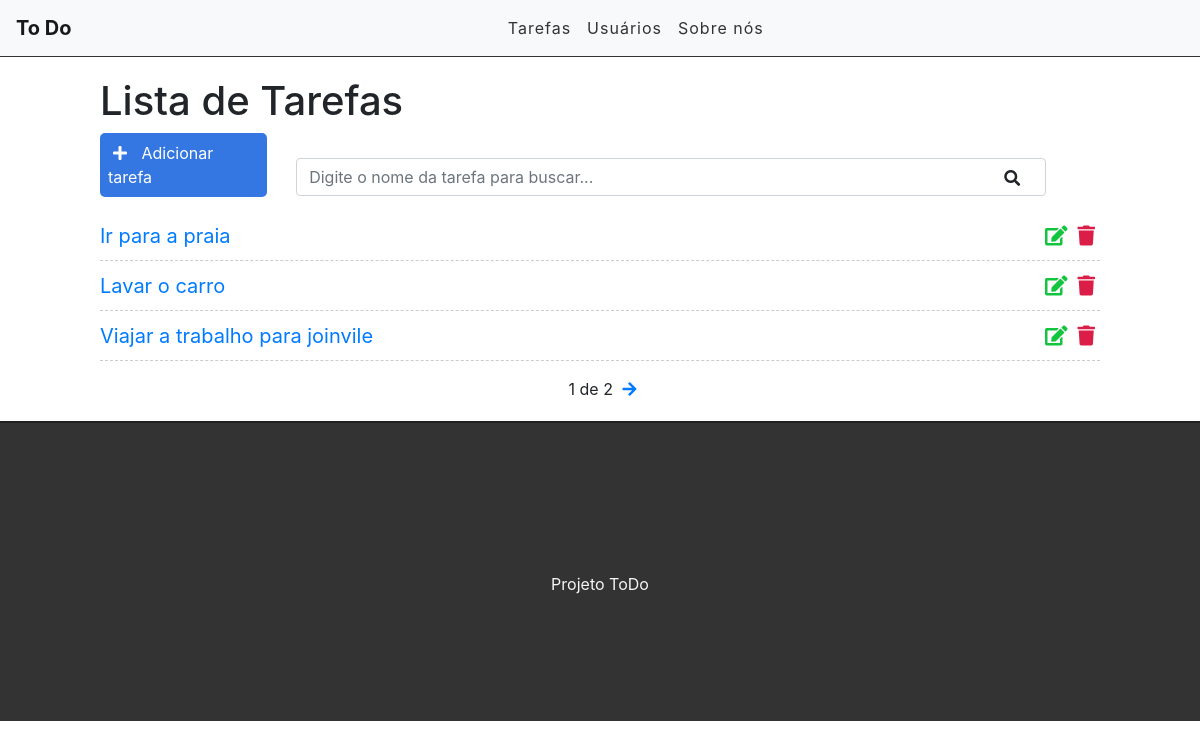
/, run on an earlier commit of the app's database.
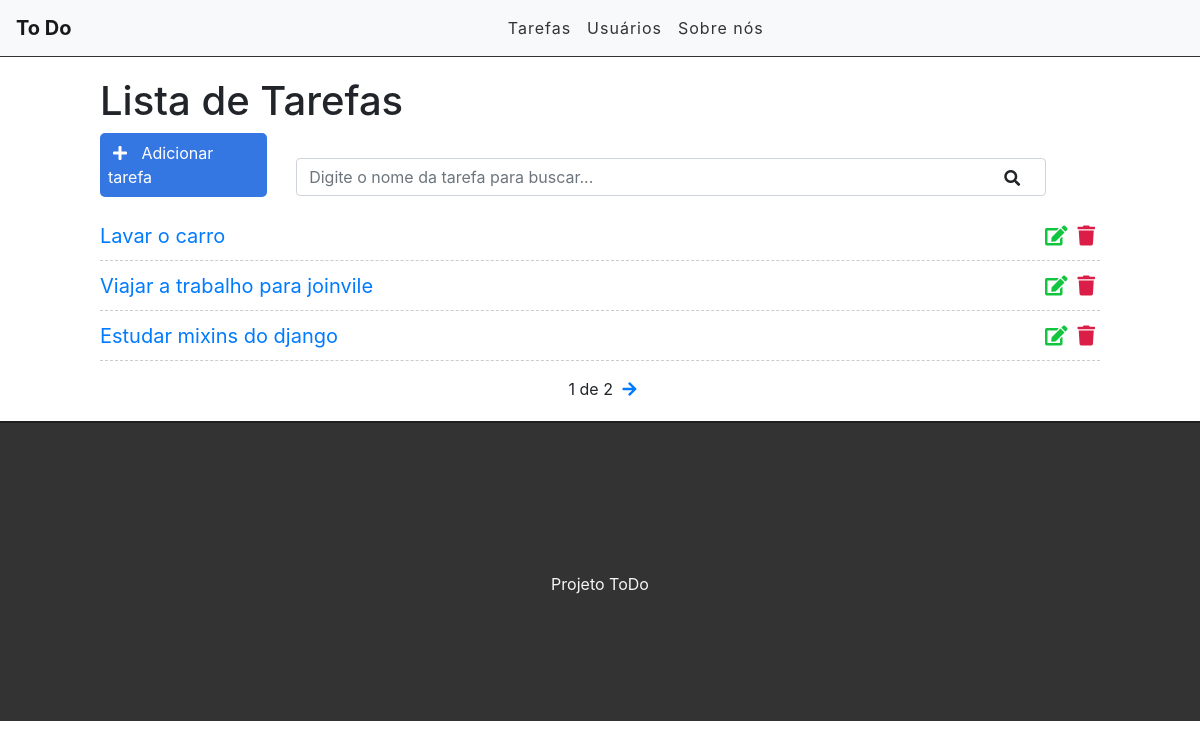
And on a later commit of the database.
### tasks/models.py (models this page shows, shortened)
class Task(models.Model):
    STATUS = (
        ('doing', 'Fazendo'),
        ('done', 'Feita'),
    )
    title = models.CharField(max_length=255)
    description = models.TextField()
    done = models.CharField(
        max_length=5,
        choices=STATUS,
    )
    created_at = models.DateTimeField(auto_now_add=True)
    update_at = models.DateTimeField(auto_now=True)

### tasks/views.py (the view)
# urls.py: path('', views.taskList, name='task-list'),
def taskList(request):
    tasks_list = Task.objects.all().order_by('-created_at')
    paginator = Paginator(tasks_list, 3)
    page = request.GET.get('page')
    tasks = paginator.get_page(page)
    return render(request, 'tasks/list.html', {'tasks': tasks})

### tasks/templates/tasks/list.html (shortened to what this page needs)
{% extends 'base.html' %}
{% block content %}
    <div class="offset-1 col-10 list-div">
        <h1>Lista de Tarefas</h1>
        <a id="add-link" href="newtask/">
            <div class="col-2 add-div">
                <i class="fas fa-plus"></i> Adicionar tarefa
            </div>
        </a>
        <div class="col-9 search-div">
            <input class="form-control" type="text" id="search" name="search" placeholder="Digite o nome da tarefa para buscar...">
            <i class="fas fa-search"></i>
        </div>
        <ul class="task-list">
            {% for task in tasks %}
            <li class="task-item">
                <span><a href="/task/{{task.id}}">{{task.title}}</a></span>
                <a href="delete/{{task.id}}" class="delete-btn"><span><i class="fas fa-trash"></i></span></a>
                <a href="edit/{{task.id}}"><span><i class="fas fa-edit"></i></span></a>
            </li>
            {% endfor %}
        </ul>
        <div class="pagination">
            <span class="step-links">
                <span class="current">
                    {{ tasks.number }} de {{ tasks.paginator.num_pages }}
                </span>
                {% if tasks.has_next %}
                    <a href="?page={{tasks.next_page_number}}"><i class="fas fa-arrow-right"></i></a>
                {% endif %}
            </span>
        </div>
    </div>
{% endblock %}

### tasks/templates/base.html (shortened to what this page needs)
{% load static %}
<!DOCTYPE html>
<html lang="en">
<head>
    <link href="https://stackpath.bootstrapcdn.com/bootstrap/4.3.1/css/bootstrap.min.css" rel="stylesheet">
    <link rel="stylesheet" href="https://use.fontawesome.com/releases/v5.7.2/css/all.css">
    <link rel="stylesheet" href="{% static 'css/styles.css' %}">
</head>
<body>
    <div class="container-fluid">
        <nav class="navbar navbar-expand-lg navbar-light bg-light">
            <a class="navbar-brand" href="/">To Do</a>
            <div class="collapse navbar-collapse" id="navbarSupportedContent">
                <ul class="navbar-nav">
                    <li class="nav-item">
                        <a class="nav-link" href="/">Tarefas</a>
                    </li>
                    <li class="nav-item">
                        <a class="nav-link" href="#">Usuários</a>
                    </li>
                    <li class="nav-item">
                        <a class="nav-link" href="#">Sobre nós</a>
                    </li>
                </ul>
            </div>
        </nav>
        {% block content %}
        {% endblock %}
        <footer>
            <p>Projeto ToDo</p>
        </footer>
    </div>
</body>
</html>

### tasks/static/css/styles.css (style rules this page uses)
.container-fluid { padding: 0; }
.navbar { border-bottom: 1px solid #333; margin-bottom: 20px; }
.navbar-nav { margin: auto; }
.navbar-brand { font-weight: bold; }
.navbar-light .navbar-nav a.nav-link { color: #333; letter-spacing: 1px; }
#add-link { text-decoration: none; }
.add-div { background-color: #3476e2; cursor: pointer; display: inline-block; color: #FFF; padding: 8px; border-radius: 5px; margin-right: 25px; }
.fas.fa-plus { color: #FFF; margin-right: 10px; margin-left: 5px; }
.fas.fa-search { position: absolute; top: 12px; right: 26px; }
.search-div { padding: 0; margin-top: 15px; margin-bottom: 15px; display: inline-block; }
.list-div { padding: 0; }
.task-list { padding-left: 0; }
.task-item { list-style: none; font-size: 20px; height: 50px; padding-top: 10px; border-bottom: 1px dashed #CCC; }
.fas.fa-trash { color: #db1e47; cursor: pointer; margin: 5px; font-size: 20px; float: right; }
.fas.fa-edit { color: #13c43f; cursor: pointer; margin: 5px; font-size: 20px; float: right; }
footer { background-color: #333; height: 300px; border-top: 2px solid #202020; }
footer p { color: #f5f5f5; text-align: center; top: 50%; position: relative; }
.pagination { margin-bottom: 20px; }
.step-links { position: relative; margin-left: auto; margin-right: auto; }
.step-links .current { margin-left: 5px; margin-right: 5px; }

What changed in the data, as far as the page shows it:
removed Task: title "Ir para a praia"
now on this page (row unchanged): Task: title "Estudar mixins do django"
